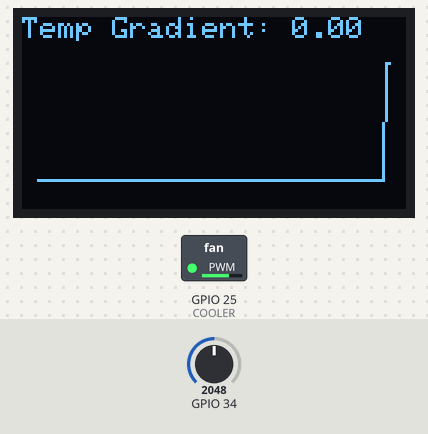
This program was run on a simulated ESP32. Shown: 128×64 one-colour display, switched loads named in the program (green lamp = pin HIGH). The inputs (shaded band) are chosen by the test bench; at power-on: GPIO 34 = 2048. What the program prints to the serial monitor is not drawn.

Above: at 1.8 s.
1.9 s: GPIO 34 set to 2866
At 4.7 s:
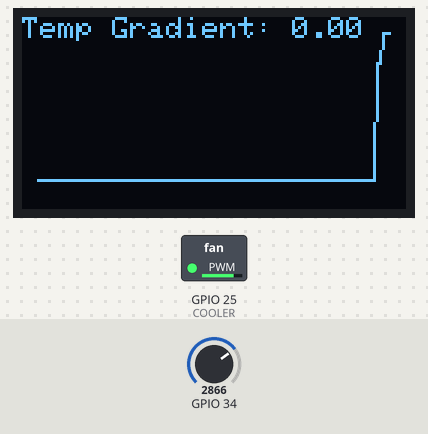
5.5 s: GPIO 34 set to 2047
At 6.8 s:
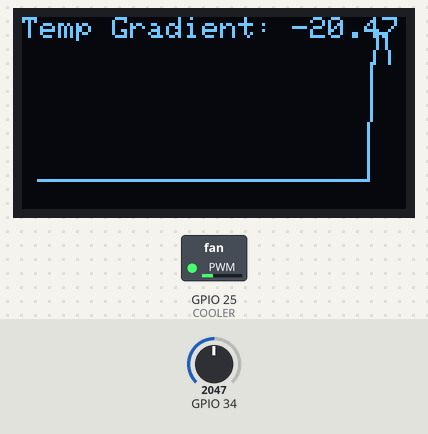
8.5 s: GPIO 34 set to 1228
At 11.8 s:
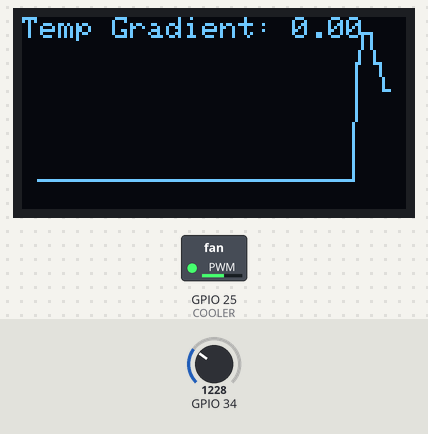
Timing chart, 0 to 17.5 s (numbered marks = the images above; inputs shaded):
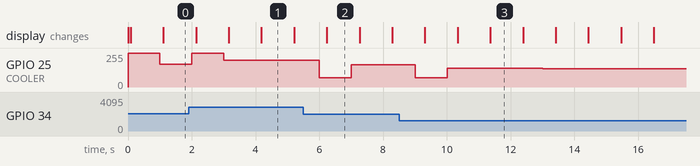

The program:

main.cpp
```cpp
#include <Arduino.h>
#include <math.h>
#include <PID_v1.h>
#include <Wire.h>
#include <Adafruit_GFX.h>
#include <Adafruit_SSD1306.h>

/* Thermistor Definitions */
#define THERMISTOR  34
#define BIAS        54.0

/* Cooler PWM Definitions */
#define COOLER      25
#define CHANNEL     0
#define FREQUENCY   5000
#define RESOLUTION  8

/* OLED Display Definitions */
#define SCREEN_WIDTH  128
#define SCREEN_HEIGHT 64
#define OLED_RESET    -1
Adafruit_SSD1306 display(SCREEN_WIDTH, SCREEN_HEIGHT, &Wire, OLED_RESET);

/* I2C Definitions */
#define I2C_SDA 21
#define I2C_SCL 22

/* Tasks Definitions */
#define STACKSIZE              10000
#define PRIORITY_TEMP_TASK     1
#define PRIORITY_CONTROL_TASK  1
#define PRIORITY_DISPLAY_TASK  0
#define COLLECTION_TIME        1 // in seconds

/* PID Configuration */
double Setpoint, Input, Output;
double Kp = 50.0, Ki = 15.0, Kd = 0.0;
PID myPID(&Input, &Output, &Setpoint, Kp, Ki, Kd, REVERSE);

/* Global Variables */
double last_temp = 0.0;
double current_temp = 0.0;
double gradient = 0.0;

/* Mutex for protection */
SemaphoreHandle_t xMutex;

/* To Read Thermistor Function */
double getTemperature(int pin)
{
  int RawADC = analogRead(pin);

  // Check analog reading
  if (RawADC == 0) {
    Serial.println("Error: RawADC is 0, cannot calculate resistance.");
    return NAN;
  }

  long Resistance;
  double Temp;

  // Calculate thermistor resistance
  Resistance = ((40960000 / RawADC) - 10000);

  // Check calculated resistance
  if (Resistance <= 0) {
    Serial.println("Error: Calculated resistance is non-positive.");
    return NAN;
  }

  // Use the Steinhart-Hart equation to calculate temperature
  Temp = log(Resistance);
  Temp = 1 / (0.001129148 + (0.000234125 * Temp) + (0.0000000876741 * Temp * Temp * Temp));
  Temp = Temp - 273.15;  // Convert Kelvin to Celsius

  return (Temp + BIAS);  // Return temperature in Celsius
}

/* Temperature Task */
void temperatureTask(void *pvParameters)
{
  while (1)
  {
    // Read the new temperature from the thermistor
    double new_temp = getTemperature(THERMISTOR);
    if (!isnan(new_temp))
    {
      // Update the shared variables with the new temperature and gradient
      xSemaphoreTake(xMutex, portMAX_DELAY);
      last_temp = current_temp;
      current_temp = new_temp;
      gradient = (current_temp - last_temp) / COLLECTION_TIME;
      xSemaphoreGive(xMutex);

      // Print the current temperature and gradient
      Serial.print("Temperature: ");
      Serial.print(current_temp);
      Serial.println(" *C");

      Serial.print("Temperature Gradient: ");
      Serial.print(gradient);
      Serial.println(" *C/s");
    }
    else
    {
      Serial.println("Error: Failed to read temperature.");
    }

    // Delay for the specified collection time
    vTaskDelay(pdMS_TO_TICKS(COLLECTION_TIME*1000));
  }
}

/* Control Task */
void controlTask(void *pvParameters)
{
  // Set up the cooler PWM
  ledcSetup(CHANNEL, FREQUENCY, RESOLUTION);
  ledcAttachPin(COOLER, CHANNEL);

  // Set the desired temperature gradient setpoint
  Setpoint = 0.3;

  // Configure the PID controller
  myPID.SetMode(AUTOMATIC);
  myPID.SetOutputLimits(70, 255);

  while (1)
  {
    // Acquire the mutex to access the shared gradient variable
    xSemaphoreTake(xMutex, portMAX_DELAY);
    Input = gradient;
    xSemaphoreGive(xMutex);

    // Compute the PID output
    myPID.Compute();

    // Set the PWM value based on the PID output
    ledcWrite(CHANNEL, Output);

    // Print the PWM value
    Serial.print("PWM Value: ");
    Serial.println(Output);

    // Delay for the specified collection time
    vTaskDelay(pdMS_TO_TICKS(COLLECTION_TIME*1000));
  }
}

/* Display Task */
void displayTask(void *pvParameters)
{
  // Initialize the OLED display
  if (!display.begin(SSD1306_SWITCHCAPVCC, 0x3C))
  {
    Serial.println(F("SSD1306 allocation failed"));
    for (;;);
  }
  display.clearDisplay();
  display.display();

  // Graph settings
  const int graphWidth = SCREEN_WIDTH - 10;
  const int graphHeight = 20;
  const int graphYPos = SCREEN_HEIGHT - graphHeight - 10;

  // Array to store last temperature values for the graph
  float lastTemperatureValues[graphWidth];
  memset(lastTemperatureValues, 0, sizeof(lastTemperatureValues));
  int index = 0;

  // Y-axis range for the graph
  const float Y_MAX = 40.0;
  const float Y_MIN = 0.0;
  const float Y_RANGE = Y_MAX - Y_MIN;

  while (1)
  {
    display.clearDisplay();

    // Protect the shared variable with the mutex
    xSemaphoreTake(xMutex, portMAX_DELAY);
    float temperature = current_temp;
    float grad = gradient;
    xSemaphoreGive(xMutex);

    // Display the temperature gradient
    display.setTextSize(1);
    display.setTextColor(SSD1306_WHITE);
    display.setCursor(0, 0);
    display.print("Temp Gradient: ");
    display.println(grad);

    // Add the current temperature to the temperature array
    lastTemperatureValues[index] = temperature;
    index = (index + 1) % graphWidth;

    // Draw the temperature trend graph
    int lastY = graphYPos + graphHeight;
    for (int i = 0; i < graphWidth; i++)
    {
      int x = (index + i) % graphWidth;
      int y = graphYPos + graphHeight - (int)((lastTemperatureValues[x] - Y_MIN) / Y_RANGE * graphHeight);
      display.drawPixel(i + 5, y, SSD1306_WHITE);
      if (i > 0) {
        display.drawLine(i + 4, lastY, i + 5, y, SSD1306_WHITE);
      }
      lastY = y;
    }

    // Update the display
    display.display();

    vTaskDelay(pdMS_TO_TICKS(COLLECTION_TIME*1000));
  }
}

void setup()
{
  Serial.begin(115200);

  // Create a mutex to protect shared resources
  xMutex = xSemaphoreCreateMutex();

  // creating tasks
  xTaskCreatePinnedToCore(temperatureTask, "Temperature Task", STACKSIZE, NULL, PRIORITY_TEMP_TASK, NULL, 1);
  xTaskCreatePinnedToCore(controlTask, "Control Task", STACKSIZE, NULL, PRIORITY_CONTROL_TASK, NULL, 0);
  xTaskCreatePinnedToCore(displayTask, "DisplayTask", STACKSIZE, NULL, PRIORITY_DISPLAY_TASK, NULL, 0);
}

void loop()
{
  // free
}
```

Measured:
- after the input at 5.5 s, GPIO 25 (COOLER): 200/255 → 70/255 after 0.50 s, → 168/255 1.0 s later
- what the display in image 1 shows lasts 1.0 s, from 4.2 s to 5.2 s
